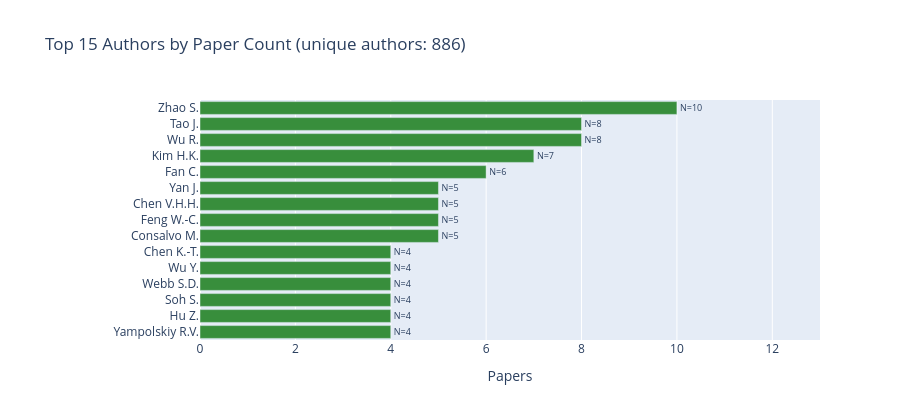

Notebook code for this chart:
### Markdown cell above
## 5 · Top Authors

### Code cell
authors_long = split_multivalued(df, "Authors", sep=";")
authors_long.to_parquet(PROCESSED_DIR + "authors_long.parquet", index=False)

auth_freq = freq_table(authors_long["value"])
auth_top  = auth_freq.head(TOP_AUTHORS_N)

n_unique   = len(auth_freq)
n_multi    = (auth_freq.N >= 2).sum()
print(f"Unique authors: {n_unique:,}  |  Authors with ≥2 papers: {n_multi} ({100*n_multi/n_unique:.1f}%)")

fig = go.Figure(go.Bar(
    x=auth_top["N"],
    y=auth_top["value"],
    orientation="h",
    text=[f"N={n}" for n in auth_top["N"]],
    textposition="outside",
    marker_color="#388E3C",
))
fig.update_layout(
    title=f"Top {TOP_AUTHORS_N} Authors by Paper Count (unique authors: {n_unique:,})",
    xaxis=dict(title="Papers", range=[0, auth_top.N.max() * 1.3]),
    yaxis=dict(autorange="reversed"),
    height=max(350, TOP_AUTHORS_N * 28),
    margin=dict(l=200),
)
fig.show()
save_figure(fig, "01_authors_bar")

### Figure 1 — Plotly figure (JSON) as saved in the notebook; plotly's stock layout.template omitted (floating-point values rounded to 4 significant figures)
{"data": [{"marker": {"color": "#388E3C"}, "orientation": "h", "text": ["N=10", "N=8", "N=8", "N=7", "N=6", "N=5", "N=5", "N=5", "N=5", "N=4", "N=4", "N=4", "N=4", "N=4", "N=4"], "textposition": "outside", "type": "bar", "x": [10, 8, 8, 7, 6, 5, 5, 5, 5, 4, 4, 4, 4, 4, 4], "y": ["Zhao S.", "Tao J.", "Wu R.", "Kim H.K.", "Fan C.", "Yan J.", "Chen V.H.H.", "Feng W.-C.", "Consalvo M.", "Chen K.-T.", "Wu Y.", "Webb S.D.", "Soh S.", "Hu Z.", "Yampolskiy R.V."]}], "layout": {"height": 420, "margin": {"l": 200}, "title": {"text": "Top 15 Authors by Paper Count (unique authors: 886)"}, "xaxis": {"range": [0, 13], "title": {"text": "Papers"}}, "yaxis": {"autorange": "reversed"}}}
